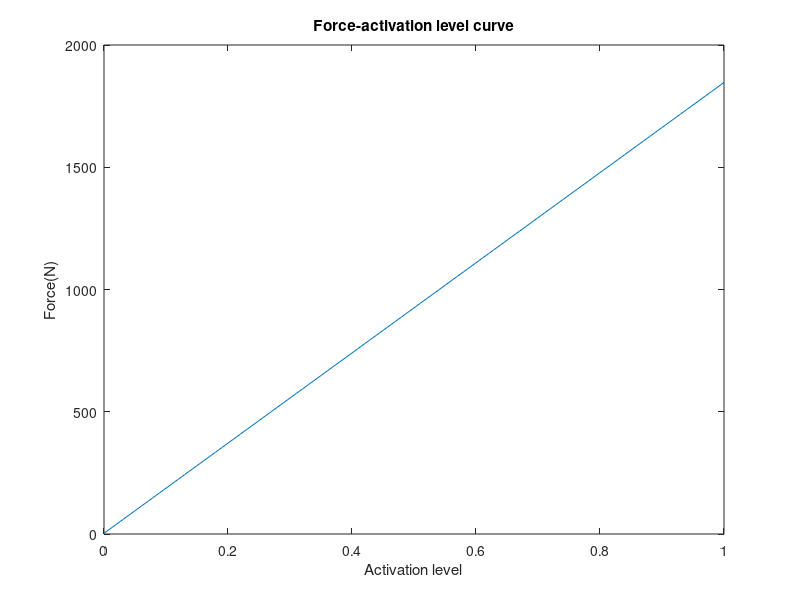

Write MATLAB code to recreate this figure.
% force-activation
clear;clc;
% parameters
U = 0:0.01:1; % normalized activetion level
angle_pennation = 15; % pennation angle 10 - 20
Fmax = 3400; % maximal force in CE

l_ratio1 = 0.8; 
V_ratio = 0.8;

Fl = exp(-0.5*((l_ratio1-1.05)/0.19).^2);
Fv = 0.1433./(0.1074+exp(-1.409*sinh(3.2*V_ratio+1.6)));

Fce = U*Fl.*Fv;
Fpee = exp(10*(l_ratio1-1))/exp(5);
F = Fmax*(Fce+Fpee)*cos(2*pi/360*angle_pennation); % N

plot(U,F)
xlabel('Activation level');ylabel('Force(N)');
title('Force-activation level curve')


% force velocity
% clear;clc;
% U = [0.25 0.5 0.75 1]; % normalized activetion level
% angle_pennation = 15; % pennation angle 10 - 20
% Fmax = 3400;
% l_ratio1 = 0.8; % lm/lom 
% V_ratio = 0:0.01:1; % Vce/Vmax
% Fl = exp(-0.5*((l_ratio1-1.05)/0.19).^2);
% Fv = 0.1433./(0.1074+exp(-1.409*sinh(3.2*V_ratio+1.6)));
% figure(1);
% for i=1:4
%     Fce = U(i)*Fl*Fv;
%     Fpee = exp(10*(l_ratio1-1))/exp(5);
%     F = Fmax*(Fce+Fpee)*cos(2*pi/360*angle_pennation); % N
%     plot(V_ratio,F);
%     hold on;
%     legend('U=0.25','U=0.5','U=0.75','U=1')
% end 
% xlabel('Vce/Vmax');ylabel('Force(N)');
% title('Force - velocity relationship')

% % force-length 
% clear;clc;
% U = [0.25 0.5 0.75 1]; % normalized activetion level
% angle_pennation = 20; % pennation angle 10 - 20
% Fmax = 3400;
% l_ratio1 = 0:0.01:1.3; % lm/lom
% V_ratio = 0.5; % Vce/Vmax
% Fl = exp(-0.5*((l_ratio1-1.05)/0.19).^2);
% Fv = 0.1433./(0.1074+exp(-1.409*sinh(3.2*V_ratio+1.6)));
% figure(2);
% for i=1:4
%     Fce = U(i)*Fl*Fv;
%     Fpe = exp(10*(l_ratio1-1))/exp(5);
%     F = Fmax*(Fce+Fpe)*cos(2*pi/360*angle_pennation); % N
%     plot(l_ratio1,F);
%     hold on;
%     legend('U=0.25','U=0.5','U=0.75','U=1')
% end 
% xlabel('Lce/L0');ylabel('Force(N)');
% title('Force - length relationship (Active)')
% figure(3);
% plot(l_ratio1,Fpe*3400);
% xlabel('Lce/L0');ylabel('Force(N)');
% title('Force - length relationship (Passive)')